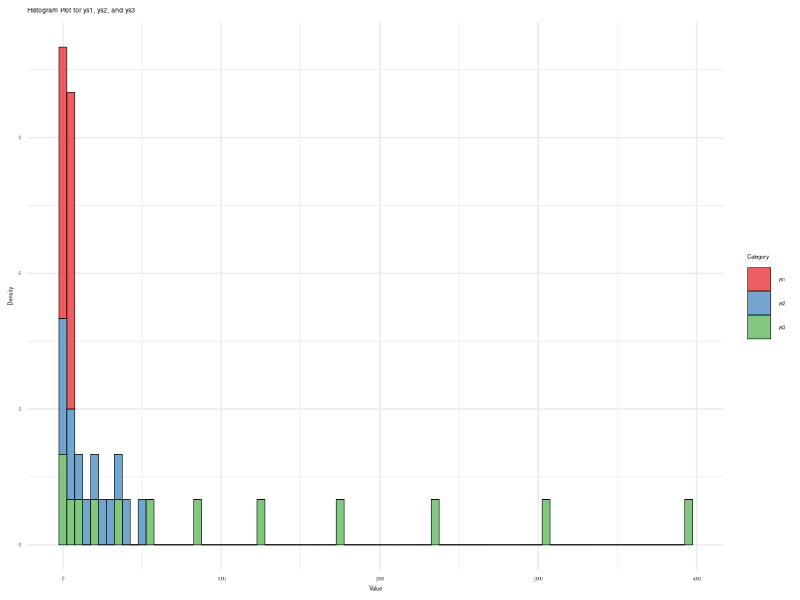

Here is the R script that generated this plot:
# Load required libraries
library(readr)
library(tidyr)
library(ggplot2)

# Read data from CSV file
series <- read_csv(
  "series.csv",
  show_col_types = FALSE)

# Melt the series to long format for histplot
series_longer <- series %>%
  gather(key = "Category", value = "value", -xs)

# Create KDE plot using ggplot2 with custom colors
plot <- ggplot(
    series_longer,
    aes(x = value, fill = Category)) +
  geom_histogram(
    binwidth = 50, linewidth = 0.2,
    alpha = 0.7, color = "black") +
  scale_fill_brewer(palette = "Set1") +
  labs(
    x = "Value", y = "Density",
    title = "Histogram Plot for ys1, ys2, and ys3") +
  theme_minimal() +
  theme(
    text = element_text(size = 4))

# Save plot as PNG
ggsave("83b-histplot.png", plot,
  width = 800, height = 400, units = "px")
